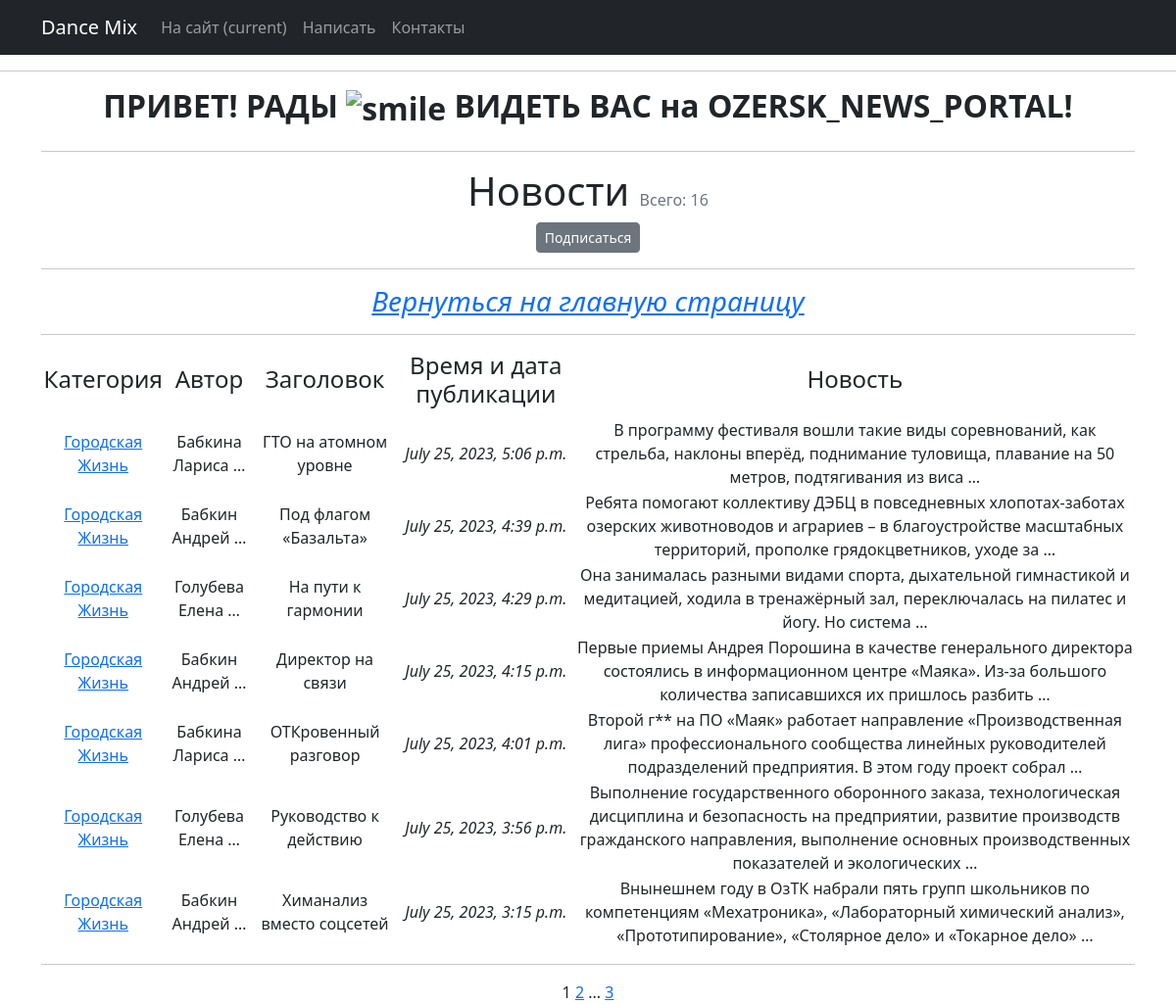
Page /news/categories/1 on the earlier database version.
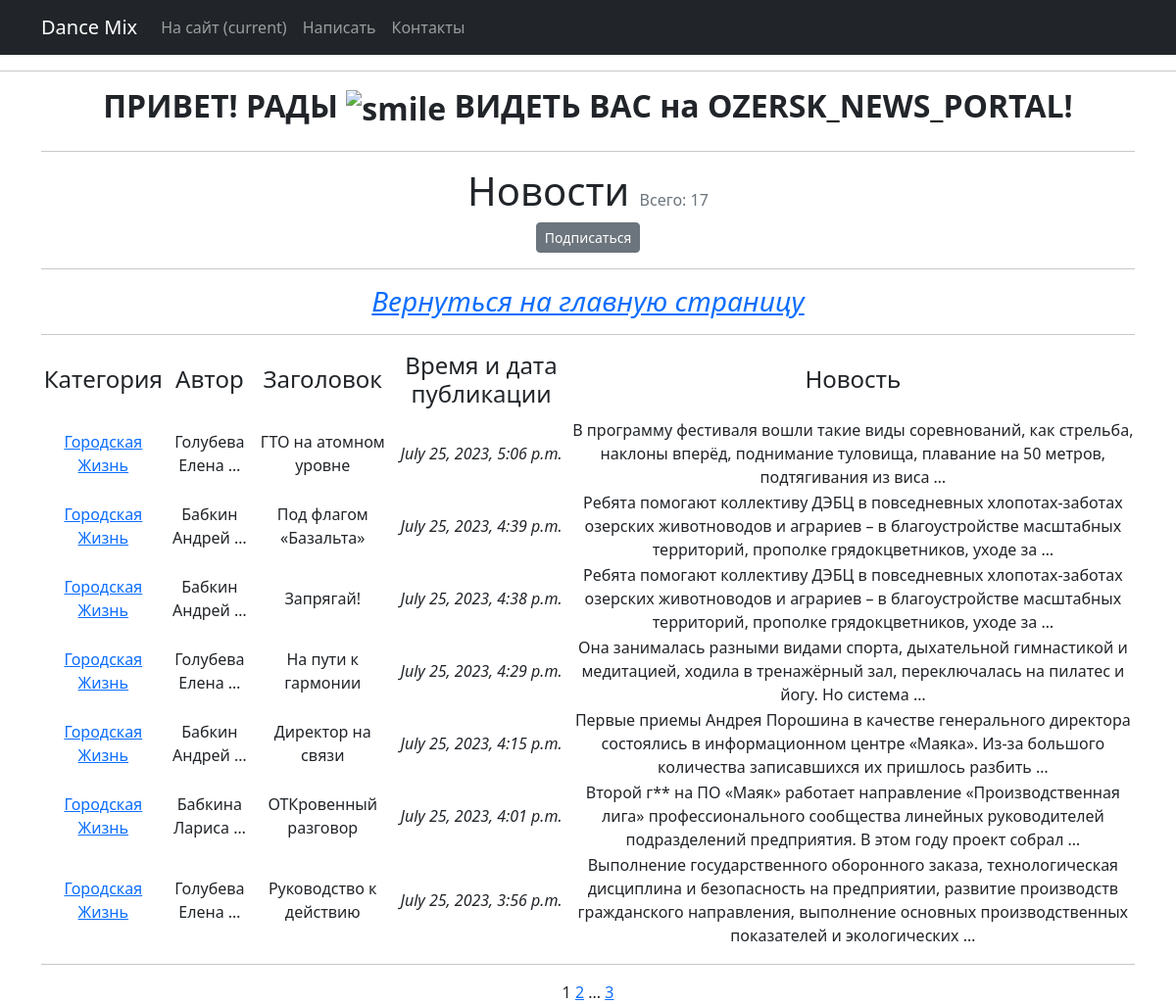
Same page on the later database version.
### News_from_Ozersk/models.py (models this page shows, shortened)
class Category(models.Model):                            # Категория, к которой будет привязываться новость
    name = models.CharField(max_length=100, unique=True) # названия категорий тоже не должны повторяться
    subscribers =  models.ManyToManyField(User, related_name ='categories')
    def __str__(self):
        return self.name.title()

class New(models.Model):         # Новости для нашей витрины
    ARTICLE = 'AR'
    NEWS = 'NE'
    TYPE = [
        (ARTICLE, 'Статья'),
        (NEWS, 'Новость'),
    ]
    post_type = models.CharField(
        max_length=2,
        choices=TYPE,
        default=NEWS,
    )
    name = models.CharField(
        max_length=64,
        unique=True,              # названия новостей не должны повторяться
    )
    time_in = models.DateTimeField(auto_now_add=True)
    textPost = models.TextField()
    author = models.ForeignKey(Author1, on_delete=models.CASCADE)
    category = models.ManyToManyField(Category, through='NewCategory')

class Author1(models.Model):
    name = models.CharField(max_length=100)
    def __str__(self):
       return self.name.title()

### News_from_Ozersk/views.py (the view)
# urls.py: path('news/categories/<int:pk>', NewsCategoryList.as_view(), name='new_category'),
class NewsCategoryList(ListView):
    model = New                      # Указываем модель, объекты которой мы будем выводить
    template_name = 'news_category.html'      # Указываем имя шаблона, в котором будут все инструкции о том,
    context_object_name = 'news_category'     # Это имя списка, в котором будут лежать все объекты.
    paginate_by = 7                  # вот так мы можем указать количество записей на странице
    def get_queryset(self):
        self.category = get_object_or_404(Category, id=self.kwargs['pk'])
        queryset = New.objects.filter(category = self.category).order_by('-time_in')
        return queryset
    def get_context_data(self, **kwargs):
        context = super().get_context_data(**kwargs)
        context['is_not_subscriber'] = self.request.user not in self.category.subscribers.all()
        context['category'] = self.category
        return context

### News_from_Ozersk/templatetags/custom_filters.py (called while the page is built)
@register.filter()
def censor(value):
   stop_list = ['погода', 'бал', 'год']
   post_list = value.split()
   post_clean = []
   for clean in post_list:
      if clean in stop_list:
         clean = clean[0]+'*'*(len(clean)-1)
         post_clean.append(clean)
      else:
         post_clean.append(clean)
   return f'{" ".join(post_clean)}'

### News_from_Ozersk/templatetags/custom_tags.py (called while the page is built)
@register.simple_tag(takes_context=True)
def url_replace(context, **kwargs):
   d = context['request'].GET.copy()
   for k, v in kwargs.items():
       d[k] = v
   return d.urlencode()

### templates/news_category.html (shortened to what this page needs)
{% extends 'flatpages/default.html' %}
{% load custom_filters %}
{% load custom_tags %}
{% block content %}
    <hr>
<h1 class = "text-center">Новости <span class = "text-muted fs-6 fw-normal">Всего: {{ page_obj.paginator.count }}</span> </h1>
    {% if is_not_subscriber %}
        <p class = "text-center"><a href = "{% url 'subscribe' category.id %}" class = "btn btn-secondary btn-sm">Подписаться</a></p>
    {% endif %}
<hr>
    <h3><em><a href="http://127.0.0.1:8000/news/">Вернуться на главную страницу</a></em></h3>
   <hr>
   {% if news_category %}
       <table>
           <tr>
               <td><h4>Категория</h4></td>
               <td><h4>Автор</h4></td>
               <td><h4>Заголовок</h4></td>
               <td><h4>Время и дата публикации</h4></td>
               <td><h4>Новость</h4></td>
           </tr>
           {% for new in news_category %}
           <tr>
               <td>
                   {% for category in new.category.all %}
                       <a href="{% url 'new_category' category.id %}">{{ category|truncatewords:5 }}</a>
                   {% endfor %}
               </td>
               <td>{{ new.author|truncatewords:2 }}</td>
               <td>{{ new.name|censor|truncatechars:60 }}</td>
               <td><i>{{ new.time_in }}</i></td>
               <td>{{ new.textPost|censor|truncatewords:20 }}</td>
           </tr>
           {% endfor %}
       </table>
    <hr>
   {% else %}
       <h2>СЕГОДНЯ ХОРОШИЙ ДЕНЬ - НОВОСТЕЙ НЕТ!</h2>
   {% endif %}
   {{ page_obj.number }}
   {% if page_obj.has_next %}
       <a href="?{% url_replace page=page_obj.next_page_number %}">{{ page_obj.next_page_number }}</a>
       {% if paginator.num_pages != page_obj.next_page_number %}
           ...
           <a href="?{% url_replace page=page_obj.paginator.num_pages %}">{{ page_obj.paginator.num_pages }}</a>
       {% endif %}
   {% endif %}
{% endblock content %}

Differences in the rows shown:
no longer on this page (row unchanged): New: author "Бабкин Андрей …", name|censor "Химанализ вместо соцсетей", time_in "July 25, 2023, 3:15 p.m.", textPost|censor "Внынешнем году в ОзТК набрали пять групп школьников по компетенциям «Мехатроника», «Лабораторный химический анализ», «Прототипирование», «Столярное дело» и «Токарное дело» …", Category (name "Городская Жизнь")
changed New "ГТО на атомном уровне": author "Бабкина Лариса …" → "Голубева Елена …"
now on this page (row unchanged): New: author "Бабкин Андрей …", name|censor "Запрягай!", time_in "July 25, 2023, 4:38 p.m.", textPost|censor "Ребята помогают коллективу ДЭБЦ в повседневных хлопотах-заботах озерских животноводов и аграриев – в благоустройстве масштабных территорий, прополке грядокцветников, уходе за …", Category (name "Городская Жизнь")
Other differences:
{{ page_obj.paginator.count }}: "16" → "17"
